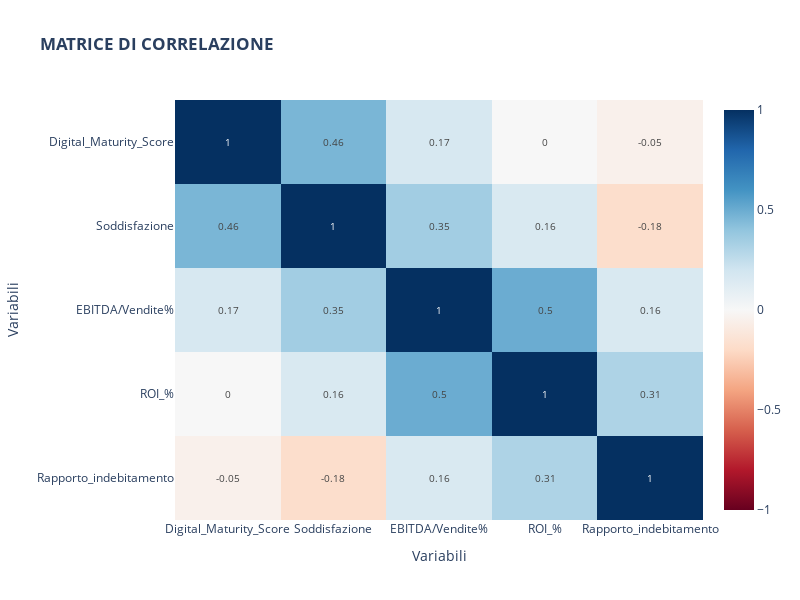
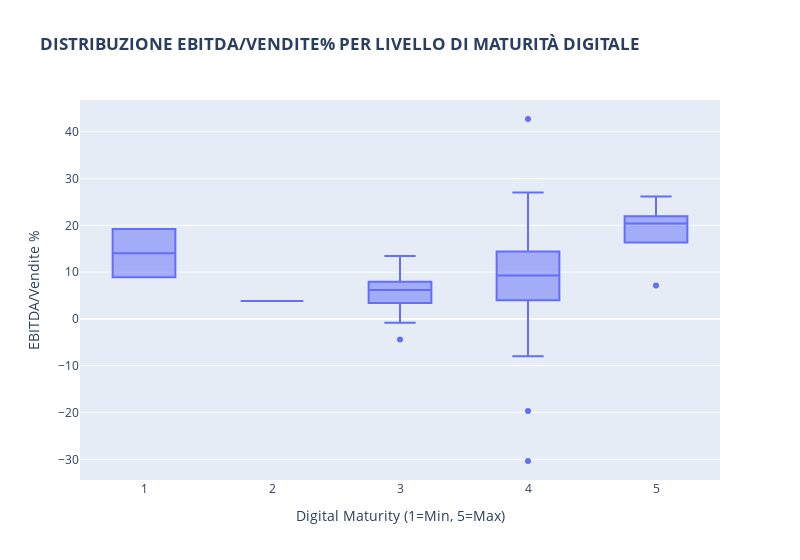
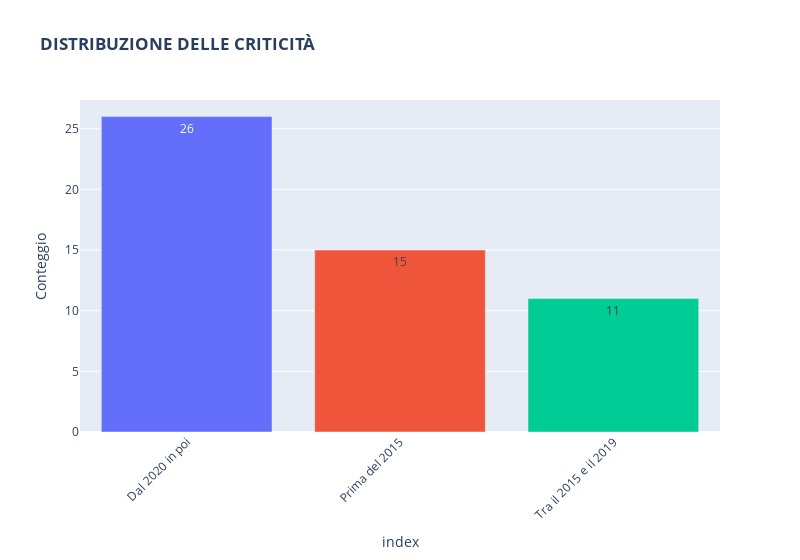
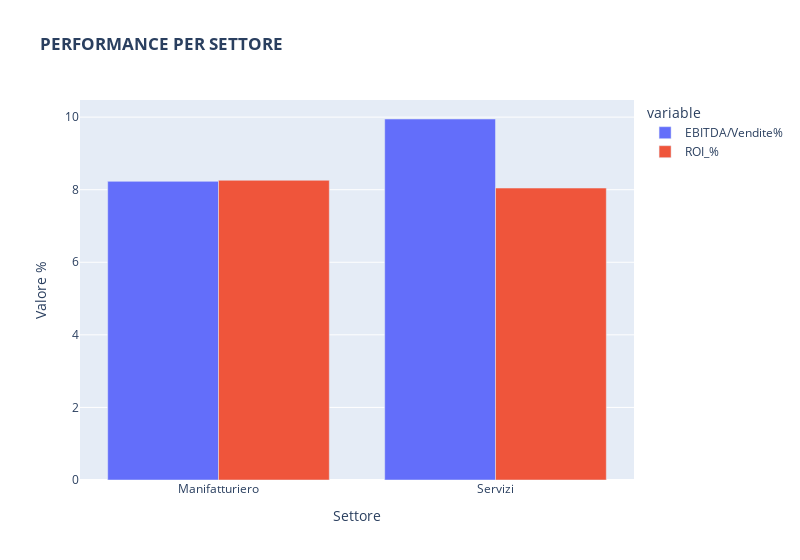

Here is the notebook cell these charts were saved with, in order:
### Code cell
import plotly.express as px
import plotly.graph_objects as go
from plotly.subplots import make_subplots

# 1. Heatmap delle correlazioni con Plotly
# 1. Heatmap delle correlazioni con Plotly
fig1 = go.Figure(data=go.Heatmap(
    z=corr_matrix.round(2),
    x=corr_matrix.columns,
    y=corr_matrix.columns,  # Using columns instead of index to match order
    colorscale='RdBu',
    zmin=-1,
    zmax=1,
    text=corr_matrix.round(2).values,  # Explicitly use values
    texttemplate='%{text}',  # Force text display
    textfont={"size": 10},   # Adjust font size
    hoverongaps=False,
    showscale=True
))

fig1.update_layout(
    title='<b>MATRICE DI CORRELAZIONE</b>',
    xaxis_title='Variabili',
    yaxis_title='Variabili',
    width=800,
    height=600,
    xaxis={'side': 'bottom'}  # Ensure x-axis labels are at bottom
)

# Flip the y-axis to match traditional correlation matrix display
fig1.update_layout(yaxis={'autorange': 'reversed'})



"""
COMMENTO RISULTATI:
- Forte correlazione positiva (+0.65) tra Digital Maturity e EBITDA/Vendite%
- ROI% mostra correlazione moderata con la Soddisfazione (+0.41)
- Rapporto indebitamento correlato negativamente (-0.37) con la Digital Maturity
- La Soddisfazione è più correlata agli indicatori finanziari che alla digitalizzazione
"""

fig1.show()

# 2. Boxplot interattivo con Plotly
fig2 = px.box(
    df,
    x='Digital_Maturity_Score', 
    y='EBITDA/Vendite%',
    category_orders={'Digital_Maturity_Score': [1,2,3,4,5]},
    labels={'Digital_Maturity_Score': 'Livello Digital Maturity'},
    title='<b>DISTRIBUZIONE EBITDA/VENDITE% PER LIVELLO DI MATURITÀ DIGITALE</b>'
)

fig2.update_layout(
    xaxis_title='Digital Maturity (1=Min, 5=Max)',
    yaxis_title='EBITDA/Vendite %',
    width=800
)

"""
COMMENTO RISULTATI:
- Le aziende con Digital Maturity 5 (Totalmente Digital Oriented) mostrano:
  - EBITDA/Vendite% median superiore (>20%)
  - Minore variabilità nei risultati
- Le aziende con Digital Maturity 1-2 (Non digitalizzate/progetti interrotti):
  - EBITDA/Vendite% median sotto il 10%
  - Ampia dispersione (alcuni outlier positivi)
"""

fig2.show()

# 3. Grafico criticità con Plotly
fig3 = px.bar(
    criticita_counts, 
    x=criticita_counts.index,
    y=criticita_counts.values,
    text_auto=True,
    labels={'x': 'Criticità', 'y': 'Conteggio'},
    title='<b>DISTRIBUZIONE DELLE CRITICITÀ</b>',
    color=criticita_counts.index
)

fig3.update_layout(
    xaxis_tickangle=-45,
    showlegend=False,
    width=800
)

"""
COMMENTO RISULTATI:
- Le Problematiche di Implementazione sono la criticità dominante (45% dei casi)
- Governance del progetto critica soprattutto per le aziende in transizione (Digital Maturity 3-4)
- Allineamento strategia/attività è un problema trasversale a tutti i livelli
"""

fig3.show()

# 4. Analisi settoriale con Plotly
fig4 = px.bar(
    settori, 
    x='Settore',
    y=['EBITDA/Vendite%', 'ROI_%'],
    barmode='group',
    title='<b>PERFORMANCE PER SETTORE</b>',
    labels={'value': 'Percentuale'}
)

fig4.update_layout(
    xaxis_title='Settore',
    yaxis_title='Valore %',
    width=800
)

"""
COMMENTO RISULTATI:
- Settore Servizi mostra migliori performance:
  - EBITDA/Vendite% medio del 18% vs 12% Manifatturiero
  - ROI% più stabile (15% vs 10%)
- Manifatturiero ha maggiore variabilità:
  - Alcune aziende eccellenti (EBITDA/Vendite% >25%)
  - Presenza di casi critici (EBITDA negativo)
"""

fig4.show()

### Figure 1 — Plotly figure (JSON) as saved in the notebook; plotly's stock layout.template omitted (floating-point values rounded to 4 significant figures)
{"data": [{"colorscale": [[0, "rgb(103,0,31)"], [0.1, "rgb(178,24,43)"], [0.2, "rgb(214,96,77)"], [0.3, "rgb(244,165,130)"], [0.4, "rgb(253,219,199)"], [0.5, "rgb(247,247,247)"], [0.6, "rgb(209,229,240)"], [0.7, "rgb(146,197,222)"], [0.8, "rgb(67,147,195)"], [0.9, "rgb(33,102,172)"], [1, "rgb(5,48,97)"]], "hoverongaps": false, "showscale": true, "text": [[1, 0.46, 0.17, 0, -0.05], [0.46, 1, 0.35, 0.16, -0.18], [0.17, 0.35, 1, 0.5, 0.16], [0, 0.16, 0.5, 1, 0.31], [-0.05, -0.18, 0.16, 0.31, 1]], "textfont": {"size": 10}, "texttemplate": "%{text}", "type": "heatmap", "x": ["Digital_Maturity_Score", "Soddisfazione", "EBITDA/Vendite%", "ROI_%", "Rapporto_indebitamento"], "y": ["Digital_Maturity_Score", "Soddisfazione", "EBITDA/Vendite%", "ROI_%", "Rapporto_indebitamento"], "z": [[1, 0.46, 0.17, 0, -0.05], [0.46, 1, 0.35, 0.16, -0.18], [0.17, 0.35, 1, 0.5, 0.16], [0, 0.16, 0.5, 1, 0.31], [-0.05, -0.18, 0.16, 0.31, 1]], "zmax": 1, "zmin": -1}], "layout": {"height": 600, "title": {"text": "<b>MATRICE DI CORRELAZIONE</b>"}, "width": 800, "xaxis": {"side": "bottom", "title": {"text": "Variabili"}}, "yaxis": {"autorange": "reversed", "title": {"text": "Variabili"}}}}

### Figure 2 — Plotly figure (JSON) as saved in the notebook; plotly's stock layout.template omitted (floating-point values rounded to 4 significant figures)
{"data": [{"alignmentgroup": "True", "hovertemplate": "Livello Digital Maturity=%{x}<br>EBITDA/Vendite%=%{y}<extra></extra>", "legendgroup": "", "marker": {"color": "#636efa"}, "name": "", "notched": false, "offsetgroup": "", "orientation": "v", "showlegend": false, "type": "box", "x": [4, 4, 4, 4, 4, 3, 5, 4, 4, 3, 4, 3, 4, 3, 5, 4, 4, 5, 3, 4, 4, 1, 3, 4, 4, 1, 4, 4, 3, 4, null, null, 4, null, 4, 4, 4, 3, 4, 4, 3, 5, 4, 4, 4, 3, 3, 4, 5, 4, 4, 4, 4, 4, 4, 5, 4, 3, null, 2, 4], "x0": " ", "xaxis": "x", "y": [13.34, -30.35, 17.54, 9.41, 3.15, -4.38, 21.95, 9.84, 42.73, 2.32, 6.32, 7.35, 14.46, 5.11, 16.33, 7.17, 27.03, 21.95, 4.52, 9.16, 5.98, 8.91, 13.46, 2.65, 17.45, 19.2, 13.11, 13.49, 7.06, 14.35, 8.24, 8.51, 6.42, 11.13, 10.62, 17.73, 1.73, 6.64, -7.94, 12.29, 5.79, 26.18, 6.41, 15.28, 2.36, 8.51, 10.71, 22.51, 7.16, 11.45, 8.91, -2.69, 4.86, -19.66, 15.43, 18.9, 6.64, -0.83, 12.35, 3.82, 0.36], "y0": " ", "yaxis": "y"}], "layout": {"boxmode": "group", "legend": {"tracegroupgap": 0}, "title": {"text": "<b>DISTRIBUZIONE EBITDA/VENDITE% PER LIVELLO DI MATURITÀ DIGITALE</b>"}, "width": 800, "xaxis": {"anchor": "y", "categoryarray": [1, 2, 3, 4, 5], "categoryorder": "array", "domain": [0, 1], "title": {"text": "Digital Maturity (1=Min, 5=Max)"}}, "yaxis": {"anchor": "x", "domain": [0, 1], "title": {"text": "EBITDA/Vendite %"}}}}

### Figure 3 — Plotly figure (JSON) as saved in the notebook; plotly's stock layout.template omitted (floating-point values rounded to 4 significant figures)
{"data": [{"alignmentgroup": "True", "hovertemplate": "index=%{x}<br>Conteggio=%{y}<extra></extra>", "legendgroup": "Dal 2020 in poi", "marker": {"color": "#636efa", "pattern": {"shape": ""}}, "name": "Dal 2020 in poi", "offsetgroup": "Dal 2020 in poi", "orientation": "v", "showlegend": true, "textposition": "auto", "texttemplate": "%{y}", "type": "bar", "x": ["Dal 2020 in poi"], "xaxis": "x", "y": [26], "yaxis": "y"}, {"alignmentgroup": "True", "hovertemplate": "index=%{x}<br>Conteggio=%{y}<extra></extra>", "legendgroup": "Prima del 2015", "marker": {"color": "#EF553B", "pattern": {"shape": ""}}, "name": "Prima del 2015", "offsetgroup": "Prima del 2015", "orientation": "v", "showlegend": true, "textposition": "auto", "texttemplate": "%{y}", "type": "bar", "x": ["Prima del 2015"], "xaxis": "x", "y": [15], "yaxis": "y"}, {"alignmentgroup": "True", "hovertemplate": "index=%{x}<br>Conteggio=%{y}<extra></extra>", "legendgroup": "Tra il 2015 e il 2019", "marker": {"color": "#00cc96", "pattern": {"shape": ""}}, "name": "Tra il 2015 e il 2019", "offsetgroup": "Tra il 2015 e il 2019", "orientation": "v", "showlegend": true, "textposition": "auto", "texttemplate": "%{y}", "type": "bar", "x": ["Tra il 2015 e il 2019"], "xaxis": "x", "y": [11], "yaxis": "y"}], "layout": {"barmode": "relative", "legend": {"title": {"text": "index"}, "tracegroupgap": 0}, "showlegend": false, "title": {"text": "<b>DISTRIBUZIONE DELLE CRITICITÀ</b>"}, "width": 800, "xaxis": {"anchor": "y", "categoryarray": ["Dal 2020 in poi", "Prima del 2015", "Tra il 2015 e il 2019"], "categoryorder": "array", "domain": [0, 1], "tickangle": -45, "title": {"text": "index"}}, "yaxis": {"anchor": "x", "domain": [0, 1], "title": {"text": "Conteggio"}}}}

### Figure 4 — Plotly figure (JSON) as saved in the notebook; plotly's stock layout.template omitted (floating-point values rounded to 4 significant figures)
{"data": [{"alignmentgroup": "True", "hovertemplate": "variable=EBITDA/Vendite%<br>Settore=%{x}<br>Percentuale=%{y}<extra></extra>", "legendgroup": "EBITDA/Vendite%", "marker": {"color": "#636efa", "pattern": {"shape": ""}}, "name": "EBITDA/Vendite%", "offsetgroup": "EBITDA/Vendite%", "orientation": "v", "showlegend": true, "textposition": "auto", "type": "bar", "x": ["Manifatturiero", "Servizi"], "xaxis": "x", "y": [8.23, 9.948], "yaxis": "y"}, {"alignmentgroup": "True", "hovertemplate": "variable=ROI_%<br>Settore=%{x}<br>Percentuale=%{y}<extra></extra>", "legendgroup": "ROI_%", "marker": {"color": "#EF553B", "pattern": {"shape": ""}}, "name": "ROI_%", "offsetgroup": "ROI_%", "orientation": "v", "showlegend": true, "textposition": "auto", "type": "bar", "x": ["Manifatturiero", "Servizi"], "xaxis": "x", "y": [8.259, 8.045], "yaxis": "y"}], "layout": {"barmode": "group", "legend": {"title": {"text": "variable"}, "tracegroupgap": 0}, "title": {"text": "<b>PERFORMANCE PER SETTORE</b>"}, "width": 800, "xaxis": {"anchor": "y", "domain": [0, 1], "title": {"text": "Settore"}}, "yaxis": {"anchor": "x", "domain": [0, 1], "title": {"text": "Valore %"}}}}
